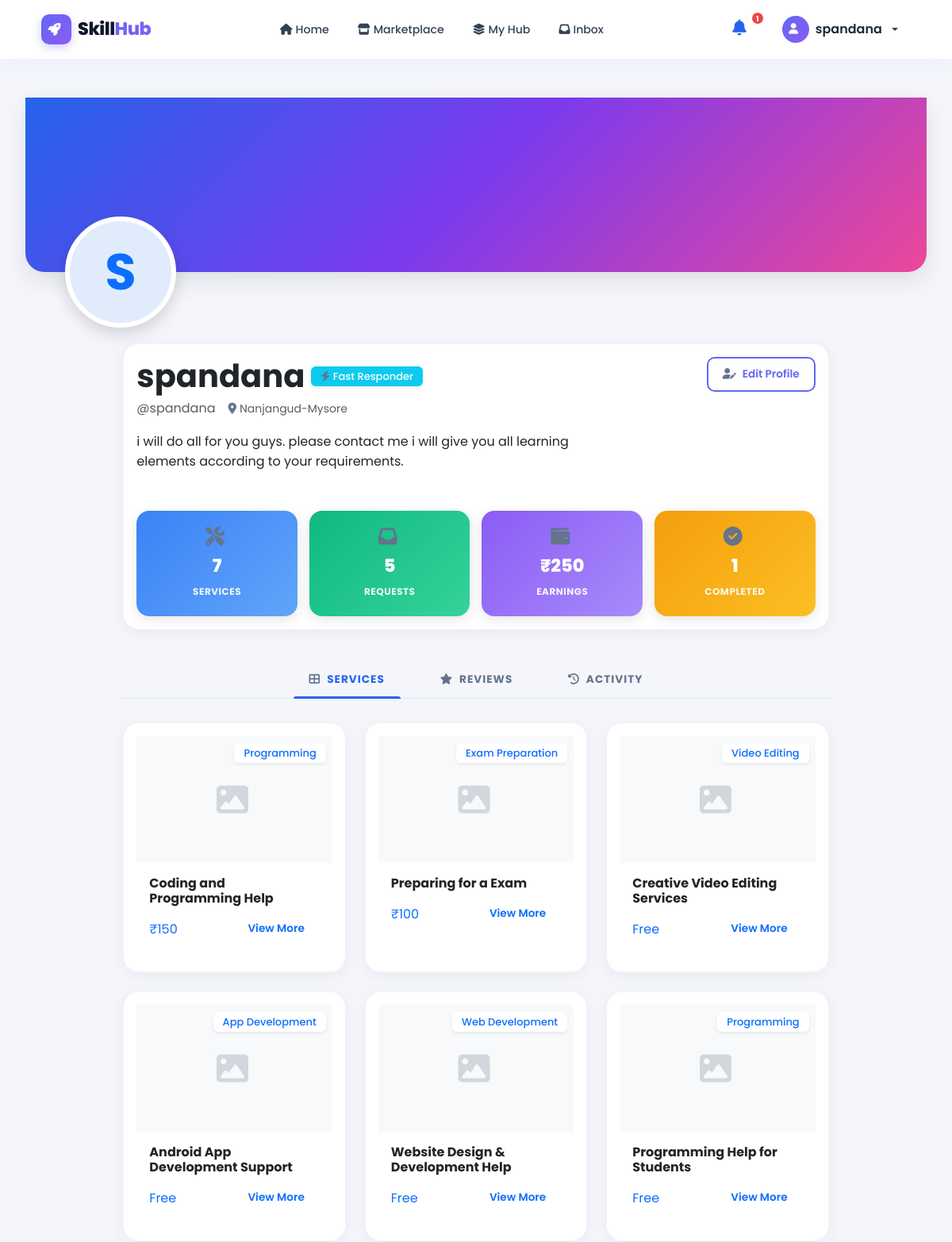
/profile/spandana/ (signed in, upper part), run on an earlier commit of the app's database.
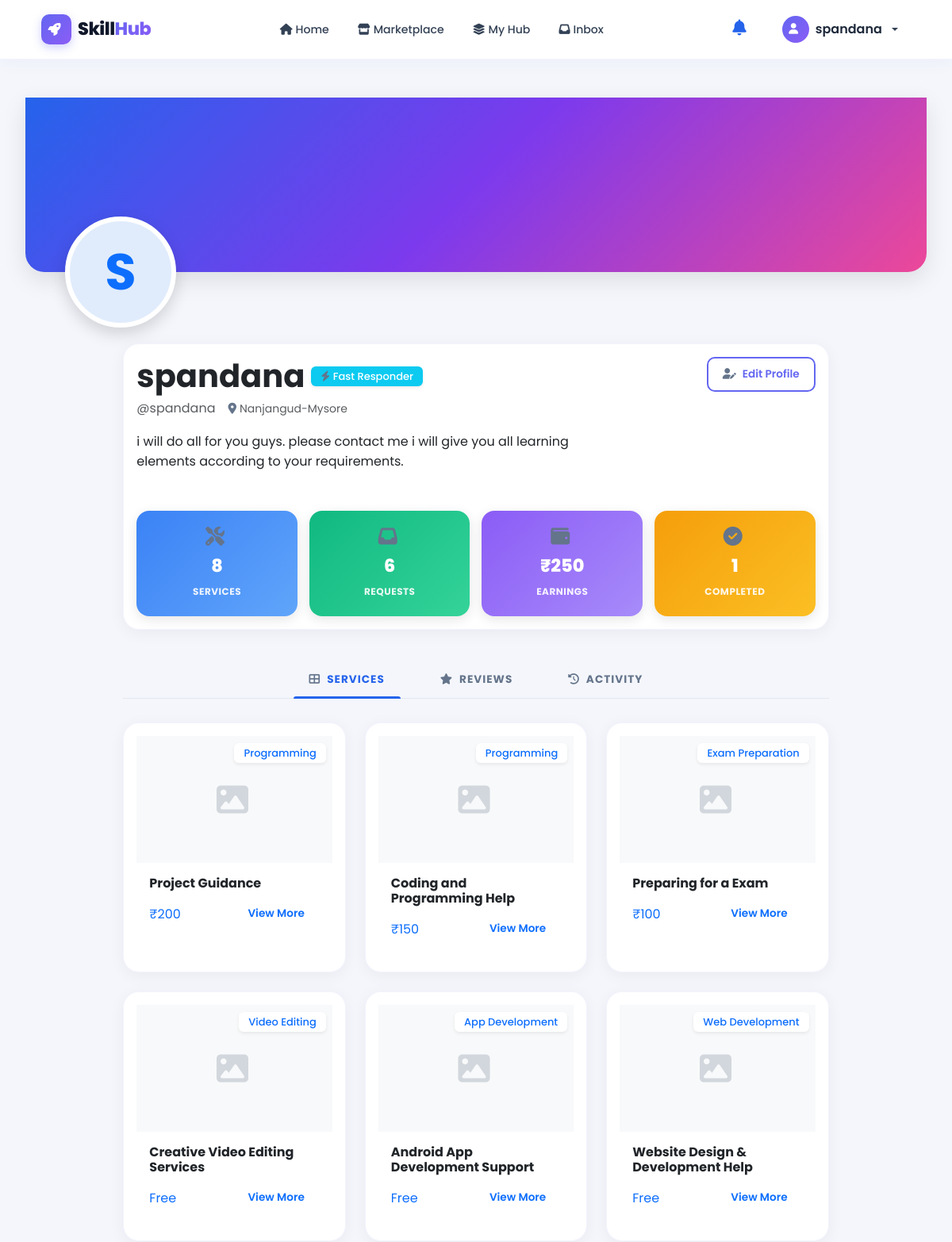
And on a later commit of the database.
### skills/models.py (models this page shows, shortened)
class UserProfile(models.Model):
    user = models.OneToOneField(User, on_delete=models.CASCADE, related_name='profile')
    bio = models.TextField(blank=True, default='')
    skills_offered = models.TextField(blank=True, default='', help_text='Comma-separated list of skills')
    location = models.CharField(max_length=150, blank=True, default='')
    phone = models.CharField(max_length=20, blank=True, default='')
    avatar = models.ImageField(upload_to='avatars/', blank=True, null=True)
    @property
    def is_top_seller(self):
        return self.user.received_requests.filter(status='completed').count() >= 5
    @property
    def is_fast_responder(self):
        return self.user.sent_messages.count() > 2

class Service(models.Model):
    user = models.ForeignKey(User, on_delete=models.CASCADE, related_name='services')
    title = models.CharField(max_length=200)
    description = models.TextField()
    category = models.CharField(max_length=50, choices=CATEGORY_CHOICES)
    image = models.ImageField(upload_to='service_images/', blank=True, null=True)
    payment_type = models.CharField(max_length=20, choices=PAYMENT_TYPE_CHOICES)
    price = models.DecimalField(max_digits=10, decimal_places=2, null=True, blank=True)
    location = models.CharField(max_length=100, choices=LOCATION_CHOICES, help_text="City where this service is available")
    service_type = models.CharField(max_length=20, choices=SERVICE_TYPE_CHOICES, default='Online', help_text="Online or Offline delivery")
    payment_method = models.CharField(max_length=50, choices=PAYMENT_METHOD_CHOICES, default='cash')
    delivery_time = models.CharField(max_length=50, choices=DELIVERY_CHOICES, default='negotiable')
    custom_category = models.CharField(max_length=50, blank=True, null=True)
    is_approved = models.BooleanField(default=False)
    created_at = models.DateTimeField(auto_now_add=True)
    class Meta:
        ordering = ['-created_at']
    @property
    def avg_rating(self):
        if hasattr(self, '_avg_rating'):
            return self._avg_rating
        from django.db.models import Avg
        avg = self.reviews.aggregate(Avg('rating'))['rating__avg']
        return avg if avg else 0

### skills/views.py (the view)
# urls.py: path('profile/<str:username>/', views.profile_view, name='profile'),
@login_required
def profile_view(request, username):
    profile = get_object_or_404(UserProfile, user__username=username)
    user_services = Service.objects.filter(user=profile.user)
    reviews = Review.objects.filter(service__user=profile.user).order_by('-created_at')
    activity = Request.objects.filter(
        Q(sender=profile.user) | Q(receiver=profile.user)
    ).select_related('service', 'sender', 'receiver').order_by('-created_at')[:10]
    completed_requests = Request.objects.filter(receiver=profile.user, status='completed').count()
    earnings = Payment.objects.filter(
        service__user=profile.user,
        status='success'
    ).aggregate(Sum('amount'))['amount__sum'] or 0
    context = {
        'profile': profile,
        'user_services': user_services,
        'reviews': reviews,
        'activity': activity,
        'completed_requests': completed_requests,
        'earnings': earnings
    }
    return render(request, 'profile.html', context)

### skills/context_processors.py (called while the page is built)
def unread_notifications_count(request):
    if request.user.is_authenticated:
        count = Notification.objects.filter(user=request.user, is_read=False).count()
        return {'unread_notifications_count': count}
    return {'unread_notifications_count': 0}

### templates/profile.html (shortened to what the changed rows need)
{% extends 'base.html' %}
{% block content %}
<div class="profile-modern-container">
    <div class="profile-banner">
        <div class="profile-avatar-overlay">
            {% if profile.avatar %}
                <img src="{{ profile.avatar.url }}" alt="{{ profile.user.username }}">
            {% else %}
                <div class="bg-primary bg-opacity-10 w-100 h-100 d-flex align-items-center justify-content-center">
                    <span class="display-3 fw-bold text-primary">{{ profile.user.username|slice:":1"|upper }}</span>
                </div>
            {% endif %}
        </div>
    </div>
    <div class="container profile-content-wrapper">
        <div class="row">
            <div class="col-lg-10 mx-auto">
                <div class="card profile-info-card p-4 border-0 mb-4 animate-fade-up">
                    <div class="d-flex justify-content-between align-items-start">
                        <div>
                            <h1 class="fw-800 text-dark mb-1 d-flex align-items-center">
                                {{ profile.user.first_name|default:profile.user.username }}
                                {% if profile.is_fast_responder %}
                                    <span class="badge bg-info text-white ms-2 shadow-sm align-middle" style="font-size: 0.4em; padding: 0.4em 0.8em;"><i class="fas fa-bolt me-1"></i>Fast Responder</span>
                                {% endif %}
                            </h1>
                            <p class="text-muted mb-3 d-flex align-items-center">
                                <span class="me-3">@{{ profile.user.username }}</span>
                                {% if profile.location %}
                                    <span class="small"><i class="fas fa-map-marker-alt me-1"></i>{{ profile.location }}</span>
                                {% endif %}
                            </p>
                            <p class="mb-4 text-dark-50 lh-relaxed" style="max-width: 600px;">
                                {{ profile.bio|default:"No bio provided yet. Just a student exploring SkillHub!" }}
                            </p>
                        </div>
                    </div>
                    <div class="stat-grid-modern">
                        <div class="stat-box-modern bg-grad-blue">
                            <i class="fas fa-tools"></i>
                            <span class="count">{{ user_services.count }}</span>
                            <span class="label">Services</span>
                        </div>
                        <div class="stat-box-modern bg-grad-green">
                            <i class="fas fa-inbox"></i>
                            <span class="count">{{ profile.user.received_requests.count }}</span>
                            <span class="label">Requests</span>
                        </div>
                    </div>
                </div>
                <div id="tab-services" class="tab-pane active animate-fade-up">
                    <div class="row g-4">
                        {% for service in user_services %}
                            <div class="col-md-6 col-xl-4">
                                <div class="card h-100 border-0 shadow-sm rounded-4 overflow-hidden transition-all hover-lift">
                                    <div class="position-relative" style="height: 160px;">
                                        {% if service.image %}
                                            <img src="{{ service.image.url }}" class="w-100 h-100 object-fit-cover" alt="{{ service.title }}">
                                        {% else %}
                                            <div class="w-100 h-100 bg-light d-flex align-items-center justify-content-center">
                                                <i class="fas fa-image text-muted opacity-25 fs-1"></i>
                                            </div>
                                        {% endif %}
                                        <div class="position-absolute top-0 end-0 p-2">
                                            <span class="badge bg-white text-primary rounded-pill shadow-sm small">{{ service.get_category_display }}</span>
                                        </div>
                                    </div>
                                    <div class="card-body p-3">
                                        <h6 class="fw-bold mb-2 text-dark">{{ service.title }}</h6>
                                        <div class="d-flex justify-content-between align-items-center">
                                            <span class="text-primary fw-800">
                                                {% if service.payment_type == 'free' %}Free{% else %}₹{{ service.price|floatformat:0 }}{% endif %}
                                            </span>
                                            <a href="{% url 'service_detail' service.pk %}" class="btn btn-sm btn-link text-decoration-none p-0 fw-bold">View More</a>
                                        </div>
                                    </div>
                                </div>
                            </div>
                        {% empty %}
                            <div class="col-12 text-center py-5 glass rounded-4">
                                <i class="fas fa-plus-circle text-muted fs-1 mb-3 opacity-25"></i>
                                <p class="text-muted mb-0">No active services offered yet.</p>
                            </div>
                        {% endfor %}
                    </div>
                </div>
            </div>
        </div>
    </div>
</div>
{% endblock %}

### templates/base.html (shortened to what this page needs)
{% load static %}
<!DOCTYPE html>
<html lang="en">
<head>
    <link href="https://cdn.jsdelivr.net/npm/bootstrap@5.3.2/dist/css/bootstrap.min.css" rel="stylesheet">
    <link rel="stylesheet" href="https://cdnjs.cloudflare.com/ajax/libs/font-awesome/6.4.2/css/all.min.css">
    <link href="https://unpkg.com/aos@2.3.1/dist/aos.css" rel="stylesheet">
    <link rel="stylesheet" href="{% static 'css/style.css' %}">
</head>
<body>
    <nav class="navbar navbar-expand-lg border-0 sticky-top" id="mainNavbar">
        <div class="container">
            <a class="navbar-brand d-flex align-items-center gap-2" href="{% url 'home' %}">
                <div class="brand-icon-wrap">
                    <i class="fas fa-rocket"></i>
                </div>
                <span class="brand-text">Skill<span class="brand-accent">Hub</span></span>
            </a>
            <div class="collapse navbar-collapse" id="navbarNav">
                <ul class="navbar-nav mx-auto align-items-center gap-lg-1">
                    <li class="nav-item">
                        <a class="nav-link nav-pill {% if request.path == '/' %}active{% endif %}" href="{% url 'home' %}"><i class="fas fa-home me-1"></i>Home</a>
                    </li>
                    <li class="nav-item">
                        <a class="nav-link nav-pill {% if request.path == '/services/' %}active{% endif %}" href="{% url 'services' %}"><i class="fas fa-store me-1"></i>Marketplace</a>
                    </li>
                    {% if user.is_authenticated %}
                    <li class="nav-item">
                        <a class="nav-link nav-pill {% if request.path == '/hub/' %}active{% endif %}" href="{% url 'my_hub' %}"><i class="fas fa-layer-group me-1"></i>My Hub</a>
                    </li>
                    <li class="nav-item">
                        <a class="nav-link nav-pill {% if request.path == '/inbox/' %}active{% endif %}" href="{% url 'inbox' %}"><i class="fas fa-inbox me-1"></i>Inbox</a>
                    </li>
                    {% endif %}
                </ul>
                <ul class="navbar-nav align-items-center gap-2">
                    {% if user.is_authenticated %}
                        <li class="nav-item">
                            <a href="{% url 'inbox' %}" class="nav-link position-relative px-2" title="Notifications">
                                <i class="fas fa-bell fs-5" style="color:#6366f1;"></i>
                                {% if unread_notifications_count > 0 %}
                                <span class="notif-badge">{{ unread_notifications_count }}</span>
                                {% endif %}
                            </a>
                        </li>
                        <li class="nav-item dropdown">
                            <a class="nav-link dropdown-toggle d-flex align-items-center gap-2 user-nav-btn" href="#" id="userNav" role="button" data-bs-toggle="dropdown">
                                <div class="user-avatar-nav">
                                    <i class="fas fa-user"></i>
                                </div>
                                <span class="fw-semibold d-none d-md-inline" style="color:#1e293b;">{{ user.username }}</span>
                            </a>
                        </li>
                    {% endif %}
                </ul>
            </div>
        </div>
    </nav>
    <div class="container my-5" style="min-height: 70vh;">
        {% block content %}{% endblock %}
    </div>
</body>
</html>

What changed in the data, as far as the page shows it:
no longer on this page (row unchanged): Service: category "Programming", title "Programming Help for Students", payment_type "Free"
computed for UserProfile "Nanjangud-Mysore": user.received_requests.count "5" → "6"
added Service: category "Programming", title "Project Guidance", price "200"
Also different on the page:
{{ user_services.count }}: "7" → "8"
{{ unread_notifications_count }}: "1" → (not shown)
